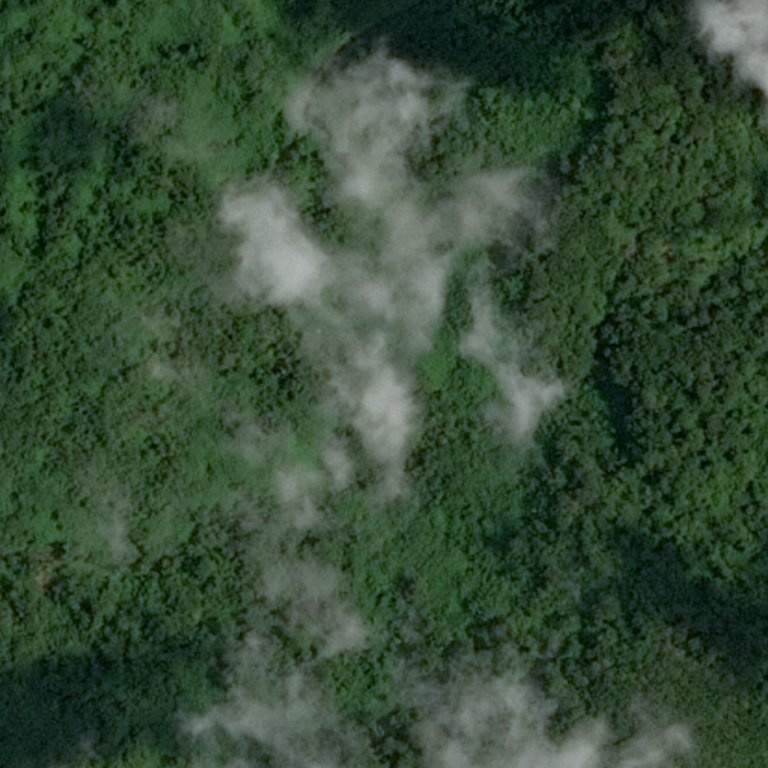
#> input picture HW_3/desert_forest/test_image_00.jpg, 768 x 768 px, found by its file name
$ python task_1.py
#> lines starting #> are read from the running program, lines starting #| are printed output that depends on the picture; after the words box and inside, x2 and y2 are one past the last pixel; in counts of white or black regions, pixels touching at a corner belong together
import cv2
import numpy as np
import matplotlib.pyplot as plt

def load_image(image_path: str) -> np.ndarray:
#> called with image_path = 'HW_3/desert_forest/test_image_00.jpg'
    return cv2.imread(image_path)
#> returned value is the input picture: shape (768, 768, 3); mean B, G, R 54, 75.5, 54

def convert_to_hsv(image: np.ndarray) -> np.ndarray:
    return cv2.cvtColor(image, cv2.COLOR_BGR2HSV)
#> returned value: shape (768, 768, 3); mean H, S, V 61, 95.5, 75.5

def create_masks(hsv_image: np.ndarray) -> tuple:
    forest_lower = np.array([35, 25, 25])
    forest_upper = np.array([85, 255, 255])
    desert_lower = np.array([15, 25, 25])
    desert_upper = np.array([35, 255, 255])

    forest_mask = cv2.inRange(hsv_image, forest_lower, forest_upper)
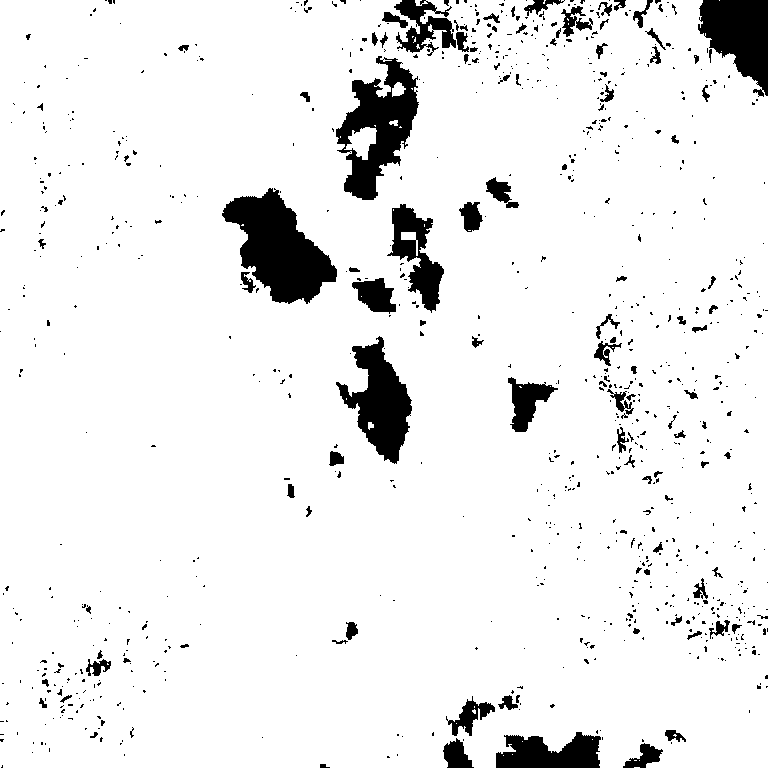
#> forest_mask: shape (768, 768); 92.5% white; 907 black regions (795 under 20 px), largest, box (x1, y1, x2, y2) and area: (222, 188, 337, 304) 7095, (336, 56, 419, 200) 5735, (336, 336, 412, 464) 4616
    desert_mask = cv2.inRange(hsv_image, desert_lower, desert_upper)
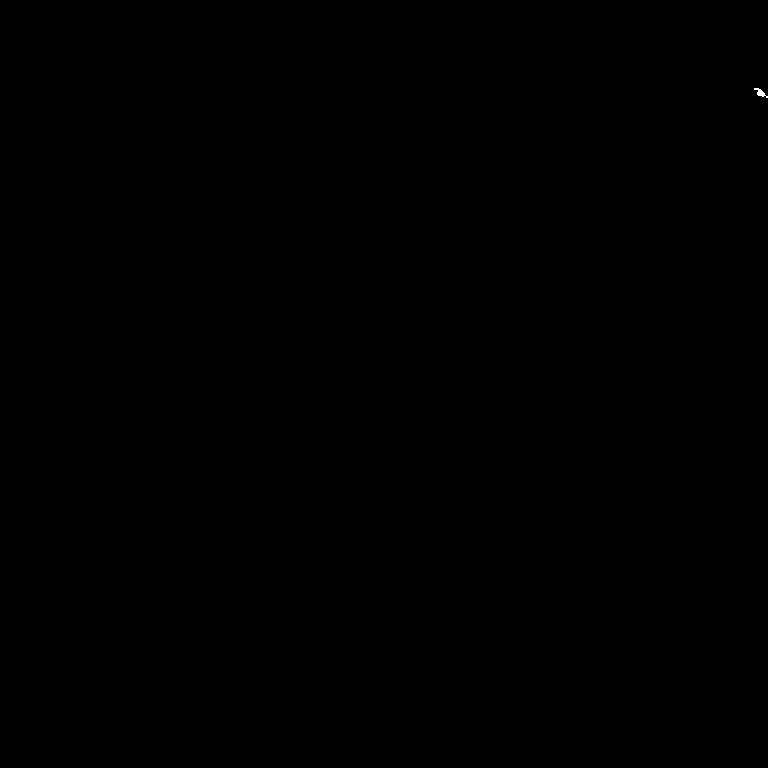
#> desert_mask: shape (768, 768); 0.01% white; 1 white region, box (x1, y1, x2, y2) and area: (754, 88, 768, 98) 58

    return forest_mask, desert_mask

def count_pixels(mask: np.ndarray) -> int:
    return cv2.countNonZero(mask)

def classify_image(image_path: str) -> tuple:
    image = load_image(image_path)
    hsv_image = convert_to_hsv(image)
    forest_mask, desert_mask = create_masks(hsv_image)

    forest_count = count_pixels(forest_mask)
#> forest_count = 545810
    desert_count = count_pixels(desert_mask)
#> desert_count = 58

    classification = "Forest" if forest_count > desert_count else "Desert"
#> classification = 'Forest'

    return classification, image, forest_mask, desert_mask

def show_images(image: np.ndarray, forest_mask: np.ndarray, desert_mask: np.ndarray, classification: str, title: str):
    plt.figure(figsize=(15, 10))
    plt.subplot(2, 2, 1)
    plt.imshow(cv2.cvtColor(image, cv2.COLOR_BGR2RGB))
    plt.title(f'{title} - Original Image')
    plt.axis('off')

    plt.subplot(2, 2, 2)
    plt.imshow(forest_mask, cmap='gray')
    plt.title('Forest Mask')
    plt.axis('off')

    plt.subplot(2, 2, 3)
    plt.imshow(desert_mask, cmap='gray')
    plt.title('Desert Mask')
    plt.axis('off')

    plt.subplot(2, 2, 4)
    plt.imshow(cv2.cvtColor(image, cv2.COLOR_BGR2RGB))
    plt.title(f'Classification: {classification}')
    plt.axis('off')

    plt.show()

def save_image(image: np.ndarray, file_path: str):
    cv2.imwrite(file_path, image)

# Тестовые изображения
image_path_forest = 'HW_3/desert_forest/test_image_00.jpg'
classification_forest, image_forest, forest_mask_forest, desert_mask_forest = classify_image(image_path_forest)
#> classification_forest = 'Forest'
print(f"Classification: {classification_forest}")
#| Classification: Forest

image_path_desert = 'HW_3/desert_forest/test_image_04.jpg'
classification_desert, image_desert, forest_mask_desert, desert_mask_desert = classify_image(image_path_desert)
#> call 2 of load_image, with image_path = 'HW_3/desert_forest/test_image_04.jpg'
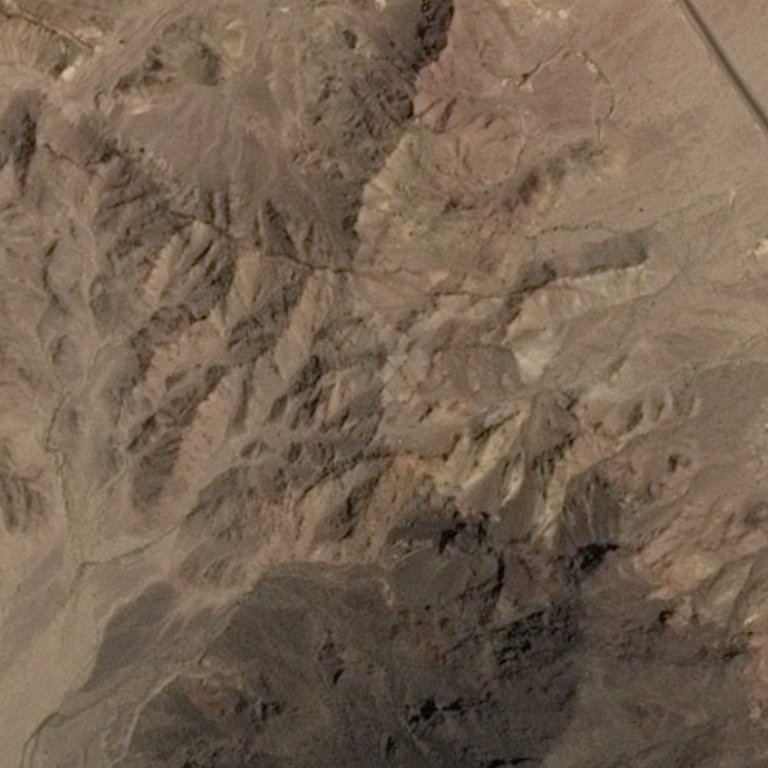
#> input picture HW_3/desert_forest/test_image_04.jpg, 768 x 768 px, found by its file name
#> in load_image, returned value is the input picture: shape (768, 768, 3); mean B, G, R 81.2, 98.6, 117.3
#> in convert_to_hsv (call 2), `return cv2.cvtColor(image, cv2.COLOR_BGR2HSV)`: returned value: shape (768, 768, 3); mean H, S, V 14.5, 78.7, 117.3
#> in create_masks (call 2), `forest_mask = cv2.inRange(hsv_image, forest_lower, forest_upper)`: forest_mask: shape (768, 768); 0% white in thin lines or dots, all inside (x1, y1, x2, y2) = (507, 555, 594, 655)
#> in create_masks (call 2), `desert_mask = cv2.inRange(hsv_image, desert_lower, desert_upper)`:
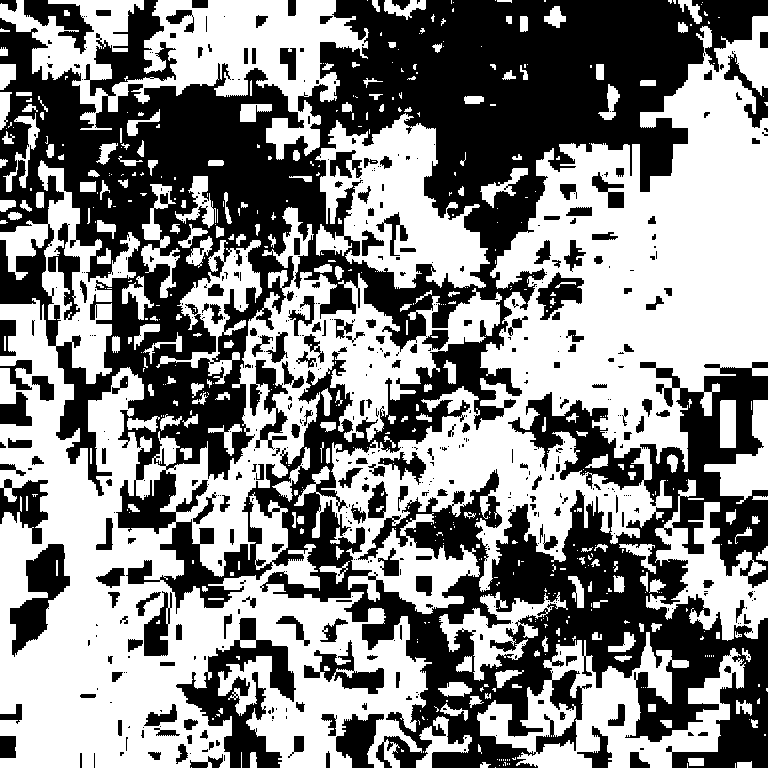
#> desert_mask: shape (768, 768); 52.7% white; 537 black regions (337 under 20 px), largest, box (x1, y1, x2, y2) and area: (0, 0, 768, 768) 234212, (176, 618, 296, 768) 6413, (10, 544, 70, 657) 3050
#> classification_desert = 'Desert'
print(f"Classification: {classification_desert}")
#| Classification: Desert

# Отображение изображений
show_images(image_forest, forest_mask_forest, desert_mask_forest, classification_forest, 'Test Image 00')
#> in show_images, `plt.show()`:
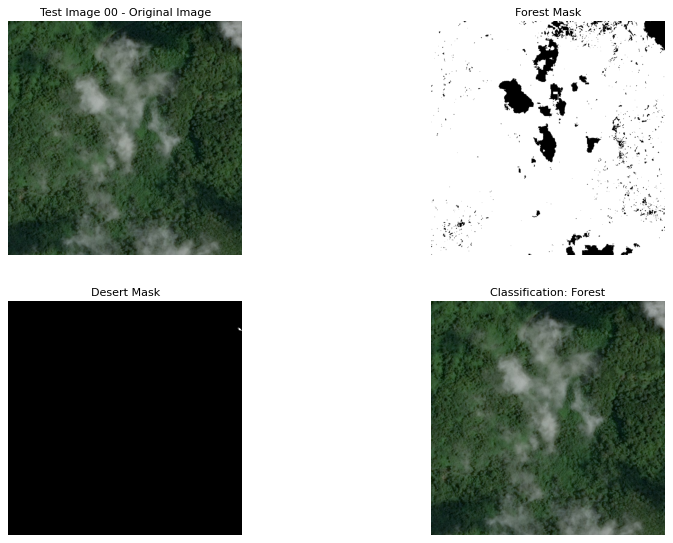
#> figure drawn by matplotlib, 4 panels
show_images(image_desert, forest_mask_desert, desert_mask_desert, classification_desert, 'Test Image 04')
#> call 2 of show_images, with classification = 'Desert', title = 'Test Image 04'
#> in show_images (call 2), `plt.show()`:
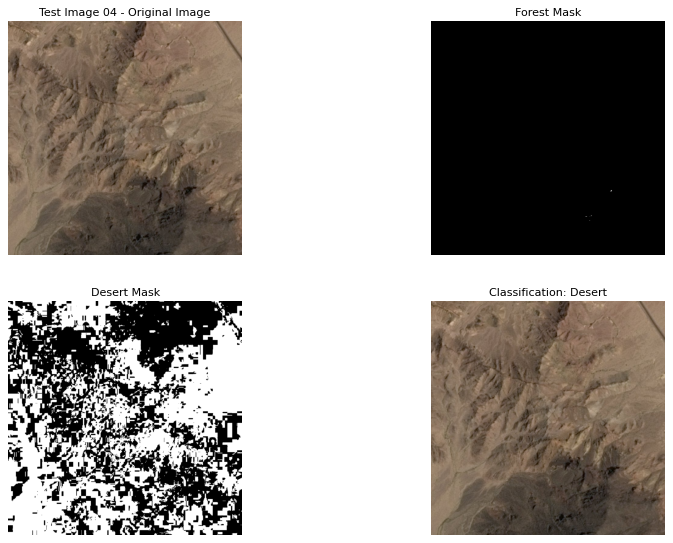
#> figure drawn by matplotlib, 4 panels

# Сохранение изображений
save_image(image_forest, 'HW_3/desert_forest/test_image_00_classified.jpg')
save_image(image_desert, 'HW_3/desert_forest/test_image_04_classified.jpg')
